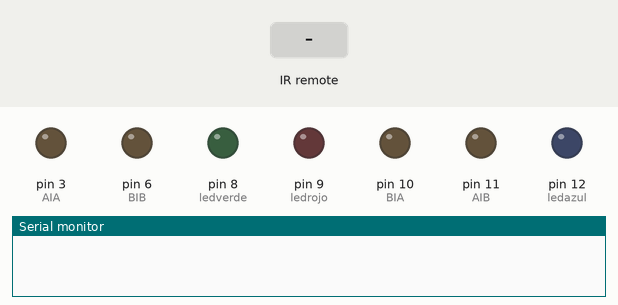
The sketch below on a simulated Arduino Uno, built with avr-gcc and run on an emulated ATmega328P. On the bench: output pins drawn as LEDs (lit = HIGH), the last lines printed to the serial monitor. The inputs (shaded band) are chosen by the test bench.

Above: at 4.2 s.
4.3 s: infrared code 0xFF18E7 received
At 4.9 s:
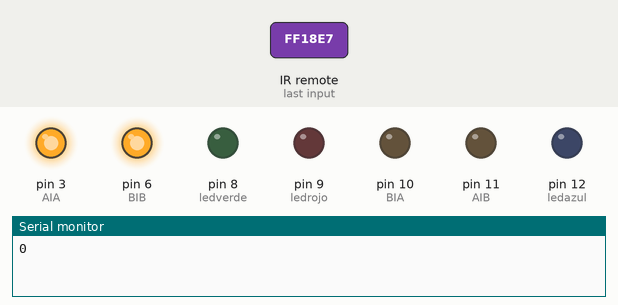
5.8 s: infrared code 0xFF4AB5 received
At 6.1 s:
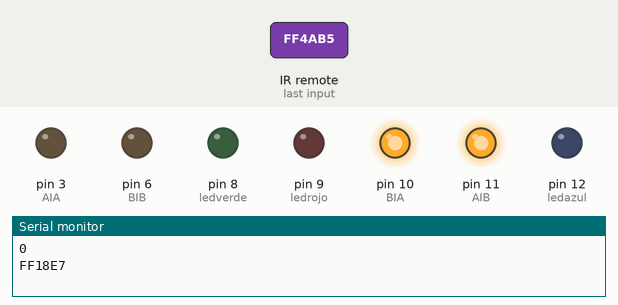
7.3 s: infrared code 0xFF30CF received
At 8.4 s:
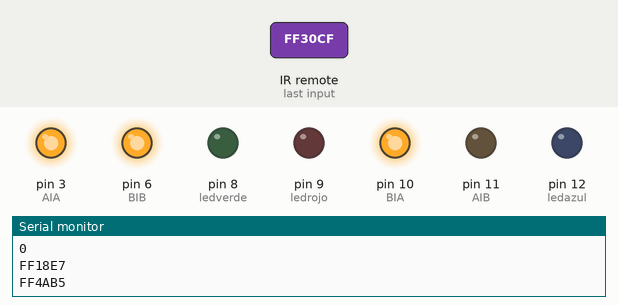
8.8 s: infrared code 0xFF7A85 received
At 9.6 s:
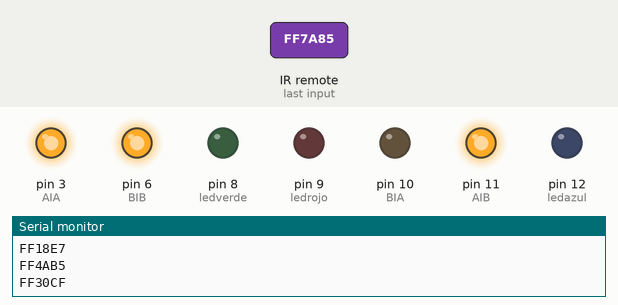
Timing chart, 0 to 11.3 s (numbered marks = the images above; inputs shaded):
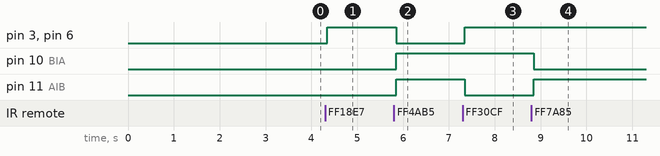

The sketch:

Motorizacion___Control_Remoto.ino
```cpp
#include <IRremote.h>

//definir variables

int ledtest = 13;

//seteo del receptor

int receptorcontrol = 2;

IRrecv receptorIr (receptorcontrol);

decode_results codigoleido;
decode_results codigoleidoNuevo;

int AIA =  3;
int AIB =  11;
int BIB =  6;
int BIA =  10;

// seteo del led rojo

int ledrojo  =  9 ;
int ledverde = 8;
int ledazul  =  12;

int potenciarojo  = 0;
int potenciaverde  = 0;
int potenciaazul  = 0;

void setup() {

Serial.begin(9600);
receptorIr.enableIRIn();

  pinMode (ledtest, OUTPUT);
  pinMode (AIA, OUTPUT);
  pinMode (AIB, OUTPUT);
  pinMode (BIA, OUTPUT);
  pinMode (BIB, OUTPUT);

  digitalWrite(ledtest , LOW);
  analogWrite (AIA, 0);
  analogWrite (AIB, 0);
  analogWrite (BIA, 0);
  analogWrite (BIB, 0);


pinMode (ledrojo ,OUTPUT);
pinMode (ledverde ,OUTPUT);
pinMode (ledazul,OUTPUT);


analogWrite (ledrojo, 0);
analogWrite (ledverde, 0);
analogWrite (ledazul, 0);

pinMode (ledtest ,OUTPUT);
pinMode (ledtest ,LOW);


//SALUDO INICIAL

digitalWrite (ledtest, HIGH);
delay (500);
digitalWrite (ledtest, LOW);
delay (500);
digitalWrite (ledtest, HIGH);
delay (500);
digitalWrite (ledtest, LOW);
delay (500);
digitalWrite (ledtest, HIGH);
delay (500);
digitalWrite (ledtest, LOW);
delay (500);
}

void loop() {

if(receptorIr.decode (&codigoleidoNuevo)){
  receptorIr.resume ();
  }

if (codigoleidoNuevo.value!= codigoleido.value && codigoleidoNuevo.value != 0xFFFFFFFF){
  digitalWrite (ledtest ,HIGH);
  delay(50);
  digitalWrite (ledtest, LOW);

  Serial.println(codigoleido.value, HEX);
  codigoleido = codigoleidoNuevo;


if (codigoleido.value==0xFF18E7) {
  adelante();(ledverde,255);
  delay(1000);

}else if (codigoleido.value==0xFF4AB5){
  atras (); (ledrojo,255);
  delay(1000);


}else if (codigoleido.value==0xFF38C7){
  stope();(ledrojo,0); (ledverde,0); (ledazul,0);
  delay(100);

}else if (codigoleido.value==0xFF30CF){
  izquierda();(ledazul,255);
  delay(1000);

}else if (codigoleido.value==0xFF7A85){
  derecha();(ledrojo,255); (ledverde,255); (ledazul,255);
  delay(1000);
}


  }
}


void adelante () {
  analogWrite (AIA,255);
  analogWrite (AIB,0);
  analogWrite (BIA,0);
  analogWrite (BIB,255);
}

void atras (){
  analogWrite (AIA,0);
  analogWrite (AIB,255);
  analogWrite (BIA,255);
  analogWrite (BIB,0);
}


void derecha () {
  analogWrite (AIA,255);
  analogWrite (AIB,255);
  analogWrite (BIA,0);
  analogWrite (BIB,255);
}

 void izquierda () {
    analogWrite (AIA, 255);
    analogWrite (AIB, 0);
    analogWrite (BIA, 255);
    analogWrite (BIB, 255);

  }
  void stope () {
    analogWrite (AIA, 0);
    analogWrite (AIB, 0);
    analogWrite (BIA, 0);
    analogWrite (BIB, 0);

  }
```

Measured:
- after the input at 4.3 s, pin 3 (AIA), pin 6 (BIB): LOW → HIGH after 0.05 s
- after the input at 5.8 s, pin 3 (AIA), pin 6 (BIB): HIGH → LOW after 0.05 s; pin 10 (BIA), pin 11 (AIB): LOW → HIGH after 0.05 s
- after the input at 7.3 s, pin 3 (AIA), pin 6 (BIB): LOW → HIGH after 0.05 s; pin 11 (AIB): HIGH → LOW after 0.05 s
- after the input at 8.8 s, pin 10 (BIA): HIGH → LOW after 0.05 s; pin 11 (AIB): LOW → HIGH after 0.05 s
